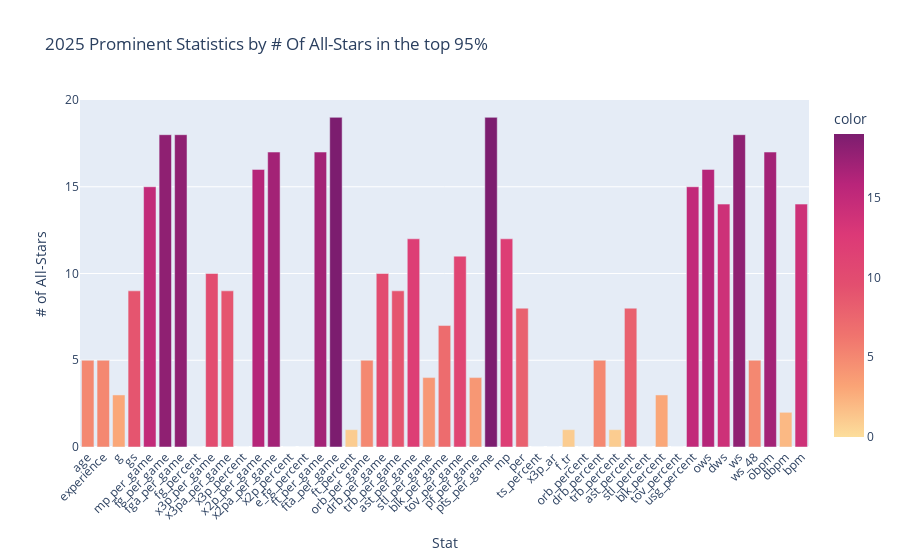

The notebook cell saved with this chart:
### Markdown cell above
Say we want to see the statistics in 2025 with the most amount of All-Star players past the 95% threshold, we can graph it again!

### Code cell
fig = px.bar(prominent_stats_counts[2025], color=prominent_stats_counts[2025].values,
             color_continuous_scale='sunsetdark',
             title="2025 Prominent Statistics by # Of All-Stars in the top 95%")
fig.update_xaxes(tickangle=-45)
fig.update_layout(xaxis_title="Stat", yaxis_title="# of All-Stars")

fig.show()

### Figure 1 — Plotly figure (JSON) as saved in the notebook; plotly's stock layout.template omitted (floating-point values rounded to 4 significant figures)
{"data": [{"alignmentgroup": "True", "hovertemplate": "index=%{x}<br>value=%{y}<br>color=%{marker.color}<extra></extra>", "legendgroup": "", "marker": {"color": [5, 5, 3, 9, 15, 18, 18, 0, 10, 9, 0, 16, 17, 0, 0, 17, 19, 1, 5, 10, 9, 12, 4, 7, 11, 4, 19, 12, 8, 0, 0, 1, 0, 5, 1, 8, 0, 3, 0, 15, 16, 14, 18, 5, 17, 2, 14], "coloraxis": "coloraxis", "pattern": {"shape": ""}}, "name": "", "offsetgroup": "", "orientation": "v", "showlegend": false, "textposition": "auto", "type": "bar", "x": ["age", "experience", "g", "gs", "mp_per_game", "fg_per_game", "fga_per_game", "fg_percent", "x3p_per_game", "x3pa_per_game", "x3p_percent", "x2p_per_game", "x2pa_per_game", "x2p_percent", "e_fg_percent", "ft_per_game", "fta_per_game", "ft_percent", "orb_per_game", "drb_per_game", "trb_per_game", "ast_per_game", "stl_per_game", "blk_per_game", "tov_per_game", "pf_per_game", "pts_per_game", "mp", "per", "ts_percent", "x3p_ar", "f_tr", "orb_percent", "drb_percent", "trb_percent", "ast_percent", "stl_percent", "blk_percent", "tov_percent", "usg_percent", "ows", "dws", "ws", "ws_48", "obpm", "dbpm", "bpm"], "xaxis": "x", "y": [5, 5, 3, 9, 15, 18, 18, 0, 10, 9, 0, 16, 17, 0, 0, 17, 19, 1, 5, 10, 9, 12, 4, 7, 11, 4, 19, 12, 8, 0, 0, 1, 0, 5, 1, 8, 0, 3, 0, 15, 16, 14, 18, 5, 17, 2, 14], "yaxis": "y"}], "layout": {"barmode": "relative", "coloraxis": {"colorbar": {"title": {"text": "color"}}, "colorscale": [[0, "rgb(252, 222, 156)"], [0.1667, "rgb(250, 164, 118)"], [0.3333, "rgb(240, 116, 110)"], [0.5, "rgb(227, 79, 111)"], [0.6667, "rgb(220, 57, 119)"], [0.8333, "rgb(185, 37, 122)"], [1, "rgb(124, 29, 111)"]]}, "legend": {"tracegroupgap": 0}, "title": {"text": "2025 Prominent Statistics by # Of All-Stars in the top 95%"}, "xaxis": {"anchor": "y", "domain": [0, 1], "tickangle": -45, "title": {"text": "Stat"}}, "yaxis": {"anchor": "x", "domain": [0, 1], "title": {"text": "# of All-Stars"}}}}
